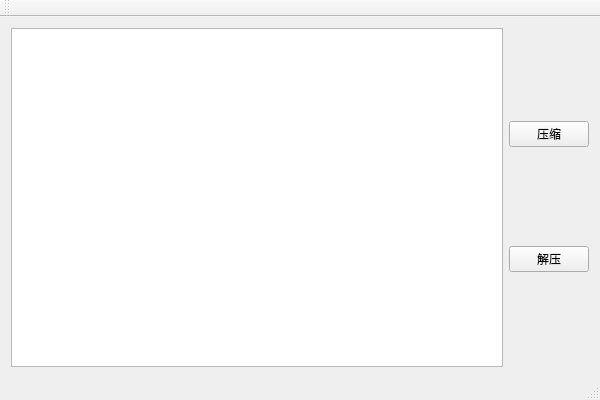
<?xml version="1.0" encoding="UTF-8"?>
<ui version="4.0">
 <class>test7zClass</class>
 <widget class="QMainWindow" name="test7zClass">
  <property name="geometry">
   <rect>
    <x>0</x>
    <y>0</y>
    <width>600</width>
    <height>400</height>
   </rect>
  </property>
  <property name="windowTitle">
   <string>test7z</string>
  </property>
  <widget class="QWidget" name="centralWidget">
   <layout class="QHBoxLayout" name="horizontalLayout">
    <item>
     <widget class="QTextBrowser" name="textBrowser"/>
    </item>
    <item>
     <layout class="QVBoxLayout" name="verticalLayout">
      <item>
       <widget class="QPushButton" name="compress">
        <property name="text">
         <string>压缩</string>
        </property>
       </widget>
      </item>
      <item>
       <widget class="QPushButton" name="decompress">
        <property name="text">
         <string>解压</string>
        </property>
       </widget>
      </item>
     </layout>
    </item>
   </layout>
  </widget>
  <widget class="QMenuBar" name="menuBar">
   <property name="geometry">
    <rect>
     <x>0</x>
     <y>0</y>
     <width>600</width>
     <height>22</height>
    </rect>
   </property>
  </widget>
  <widget class="QToolBar" name="mainToolBar">
   <attribute name="toolBarArea">
    <enum>TopToolBarArea</enum>
   </attribute>
   <attribute name="toolBarBreak">
    <bool>false</bool>
   </attribute>
  </widget>
  <widget class="QStatusBar" name="statusBar"/>
 </widget>
 <layoutdefault spacing="6" margin="11"/>
 <resources>
  <include location="test7z.qrc"/>
 </resources>
 <connections/>
</ui>
